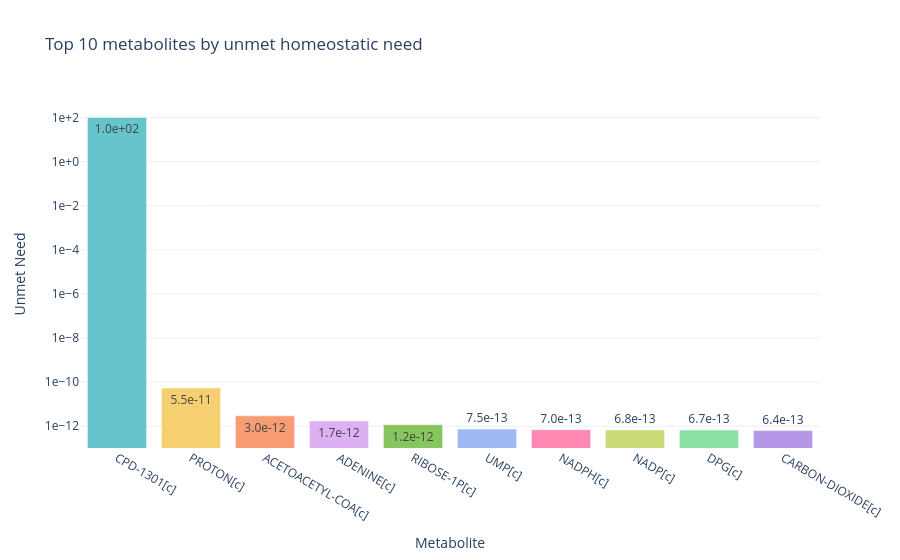

Notebook code cell kept with this figure:
### Code cell
add_homeostatic_demand = {
    'CPD-1301[c]': 100
}
result = test_NetworkFlowModel(objective_weights,
                               metabolism=metabolism,
                               fba=fba,
                               # uptake_addition=uptake_addition,
                               # uptake_removal=uptake_removal,
                               # force_reaction=force_reaction,
                               # add_reaction=add_reaction,
                               # remove_reaction=remove_reaction,
                               add_homeostatic_demand = add_homeostatic_demand,
                               binary_kinetic_idx=None,
                               plot = True
)

[oofv, solution_flux, test_reaction_names, S_new, metabolites_new, kinetics_new, solution, model] = result

### Figure 1 — Plotly figure (JSON) as saved in the notebook; plotly's stock layout.template omitted (floating-point values rounded to 4 significant figures)
{"data": [{"marker": {"color": ["rgb(102, 197, 204)", "rgb(246, 207, 113)", "rgb(248, 156, 116)", "rgb(220, 176, 242)", "rgb(135, 197, 95)", "rgb(158, 185, 243)", "rgb(254, 136, 177)", "rgb(201, 219, 116)", "rgb(139, 224, 164)", "rgb(180, 151, 231)"]}, "name": "Unmet Homeostatic Need", "text": ["1.0e+02", "5.5e-11", "3.0e-12", "1.7e-12", "1.2e-12", "7.5e-13", "7.0e-13", "6.8e-13", "6.7e-13", "6.4e-13"], "x": ["CPD-1301[c]", "PROTON[c]", "ACETOACETYL-COA[c]", "ADENINE[c]", "RIBOSE-1P[c]", "UMP[c]", "NADPH[c]", "NADP[c]", "DPG[c]", "CARBON-DIOXIDE[c]"], "y": [100.0, 5.457e-11, 2.976e-12, 1.744e-12, 1.18e-12, 7.491e-13, 6.998e-13, 6.776e-13, 6.739e-13, 6.365e-13], "type": "bar"}], "layout": {"yaxis": {"title": {"text": "Unmet Need"}, "type": "log", "tickformat": ".0e"}, "xaxis": {"title": {"text": "Metabolite"}}, "title": {"text": "Top 10 metabolites by unmet homeostatic need"}}}
